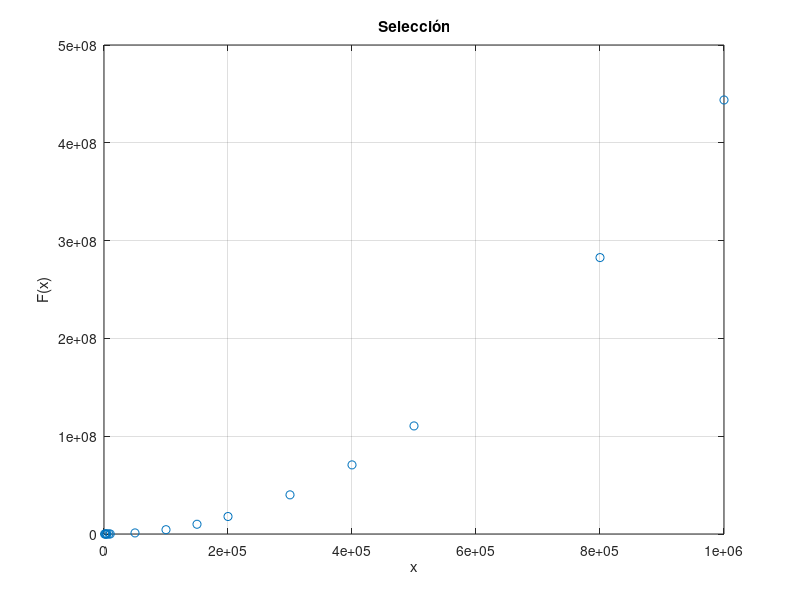

The MATLAB source for this figure:
%%VALORES DE X 
x=[1000 2000 3000 4000 5000 8000 10000 50000 100000 150000 200000 300000 400000 500000 800000 1000000];
 
%%VALORES DE Y = F(x) en Milisegundos
y=[478.0293 1827.0016 4053.1158 7159.9483 11178.0167 28748.0354 44971.9429 1104804.9927 4406476.9745 9964041.9483 17884824.0376 40034404.0394 70669953.8231 110508240.9382 282642488.0028 443786532.1636];

%%OBTENER UN POLINOMIO QUE SE AJUSTE A LOS PUNTOS X Y Y
grado=2; 				%%GRADO DEL POLINOMIO DE AJUSTE
p=polyfit(x,y,grado)	%%FUNCION QUE REALIZA EL AJUSTE POLINOMIAL

%%SE CREA UN ESPACIO PARA REALIZAR UNA GRAFICA EN 
%%DONDE SE COMPARA LA CURVA AJUSTADA CONTRA LOS 
%%VALORES EXPERIMENTALES
xi=linspace(0,1000000,1000000);      %%ESPACIO DE PUNTOS PARA Xi
z=polyval(p,xi);				%%EVALUACION DEL POLINOMIO P EN EL ESPACIO Xi

%%SE REALIZA LA FIGURA CORRESPONDIENTE
figure(1);
plot(x,y,'o',xi,z,'-'),grid;
ylabel('F(x)');
xlabel('x');
title('Selección');